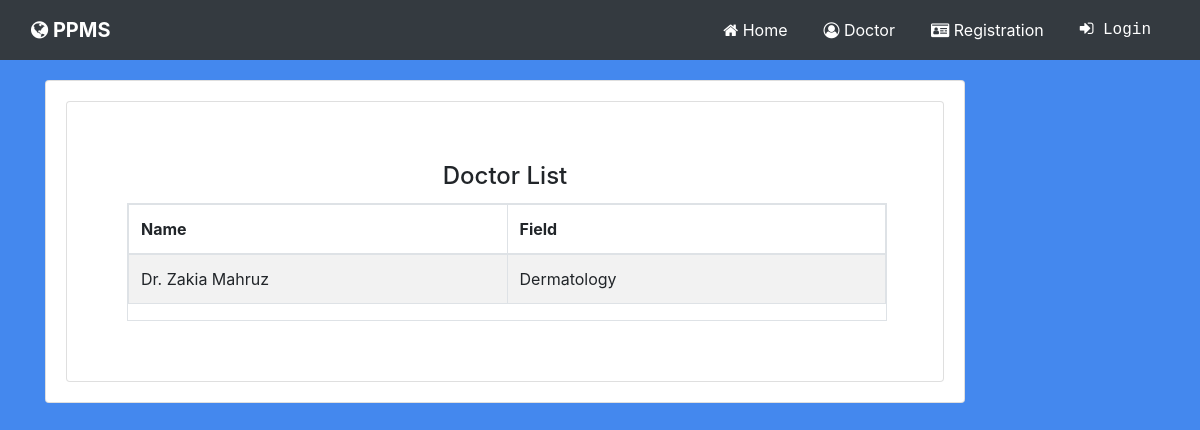
The page /doclist.php on the database as committed earlier.
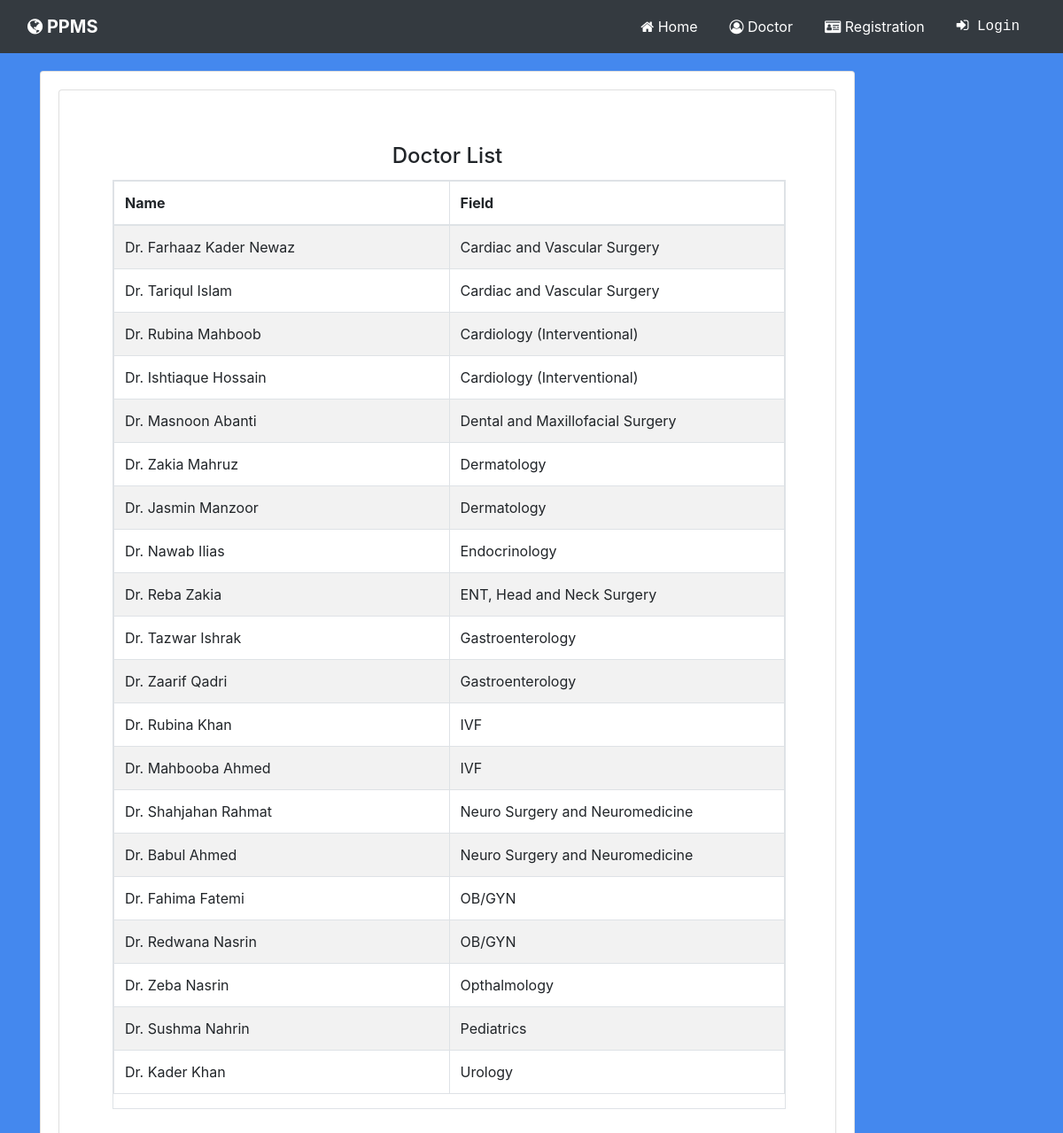
The same page on the database as committed later.
### tables this page shows
CREATE TABLE IF NOT EXISTS `doctor` (
  `d_id` int(11) NOT NULL AUTO_INCREMENT,
  `email` varchar(255) NOT NULL,
  `password` varchar(255) NOT NULL,
  `dname` varchar(255) NOT NULL,
  `phone` int(25) NOT NULL,
  `dfield` varchar(255) NOT NULL,
  PRIMARY KEY (`d_id`)
);

### doclist.php (the view, shortened to what this page needs)
<?php
include "connect.php";
?>
<!DOCTYPE html>
<html>
<head>
    <link rel="stylesheet" href="https://cdnjs.cloudflare.com/ajax/libs/twitter-bootstrap/4.1.0/css/bootstrap.min.css">
    <link rel="stylesheet" href="https://cdnjs.cloudflare.com/ajax/libs/font-awesome/4.7.0/css/font-awesome.min.css">
    <link rel="stylesheet" href="https://cdnjs.cloudflare.com/ajax/libs/ionicons/2.0.1/css/ionicons.min.css">
    <link rel="stylesheet" href="https://cdn.datatables.net/1.10.15/css/dataTables.bootstrap.min.css">
    <link rel="stylesheet" href="assets/css/styles.min.css">
</head>
<body style="background-color:rgb(68,136,238);">
    <div>
        <nav class="navbar navbar-light navbar-expand-md bg-dark navigation-clean-button">
            <div class="container-fluid"><a class="navbar-brand text-white" href="index.html"><i
                        class="fa fa-globe"></i>&nbsp;PPMS</a>
                <div class="collapse navbar-collapse" id="navcol-1">
                    <ul class="nav navbar-nav ml-auto">
                        <li class="nav-item" role="presentation"><a class="nav-link" href="index.html"
                                style="color:#ffffff;"><i class="fa fa-home"></i>&nbsp;Home</a></li>
                        <li class="nav-item" role="presentation"><a class="nav-link" href="doclist.php"
                                style="color:#ffffff;"><i class="fa fa-user-circle-o"></i>&nbsp;Doctor</a></li>
                        <li class="nav-item" role="presentation"><a class="nav-link" href="registartion.php"
                                style="color:#ffffff;"><i class="fa fa-drivers-license"></i>&nbsp;Registration</a></li>
                        <li class="nav-item" role="presentation"><a class="nav-link text-monospace" href="login.php"
                                style="color:#ffffff;"><i class="fa fa-sign-in"></i>&nbsp;Login</a></li>
                    </ul>
                </div>
            </div>
        </nav>
    </div>
    <div>
        <div class="container">
            <div id="profile-info">
                <div class="card" style="width:920px; margin-top:20px;">
                    <div class="card-body">
                        <div class="card">
                            <div class="card-body">
                                <div class="card-body">
            <?php
     $datas = mysqli_query($con, "SELECT `dname`, `dfield` FROM `doctor` ORDER by dfield");
  ?>
            <div class="card-body">
                <center><h4 class="card-title">Doctor List<br></h4></center>
                <div class="table-responsive-sm table-bordered" style="width:760px;">
                    <table class="table table-striped table-bordered table-hover">
                        <thead>
                            <th>Name</th>
                            <th>Field</th>
                        </thead>
                        <tbody>
                            <?php
          foreach($datas as $data)
          { ?>
                            <tr>
                                <td style="width:372px;"><?php echo $data['dname'];?></td>
                                <td style="width:372px;"><?php echo $data['dfield'];?></td>
                            </tr>
                            <?php
          };
         ?>
                        </tbody>
                    </table>
                </div>
            </div>
                                </div>
                            </div>
                        </div>
                    </div>
                </div>
            </div>
        </div>
    </div>
</body>
</html>

Rows that differ between the two databases and show on the page:
added doctor: dname "Dr. Farhaaz Kader Newaz", dfield "Cardiac and Vascular Surgery"
added doctor: dname "Dr. Tariqul Islam", dfield "Cardiac and Vascular Surgery"
added doctor: dname "Dr. Rubina Mahboob", dfield "Cardiology (Interventional)"
added doctor: dname "Dr. Ishtiaque Hossain", dfield "Cardiology (Interventional)"
added doctor: dname "Dr. Masnoon Abanti", dfield "Dental and Maxillofacial Surgery"
added doctor: dname "Dr. Jasmin Manzoor", dfield "Dermatology"
added doctor: dname "Dr. Nawab Ilias", dfield "Endocrinology"
added doctor: dname "Dr. Reba Zakia", dfield "ENT, Head and Neck Surgery"
added doctor: dname "Dr. Tazwar Ishrak", dfield "Gastroenterology"
added doctor: dname "Dr. Zaarif Qadri", dfield "Gastroenterology"
added doctor: dname "Dr. Rubina Khan", dfield "IVF"
added doctor: dname "Dr. Mahbooba Ahmed", dfield "IVF"
added doctor: dname "Dr. Shahjahan Rahmat", dfield "Neuro Surgery and Neuromedicine"
added doctor: dname "Dr. Babul Ahmed", dfield "Neuro Surgery and Neuromedicine"
added doctor: dname "Dr. Fahima Fatemi", dfield "OB/GYN"
added doctor: dname "Dr. Redwana Nasrin", dfield "OB/GYN"
added doctor: dname "Dr. Zeba Nasrin", dfield "Opthalmology"
added doctor: dname "Dr. Sushma Nahrin", dfield "Pediatrics"
added doctor: dname "Dr. Kader Khan", dfield "Urology"
